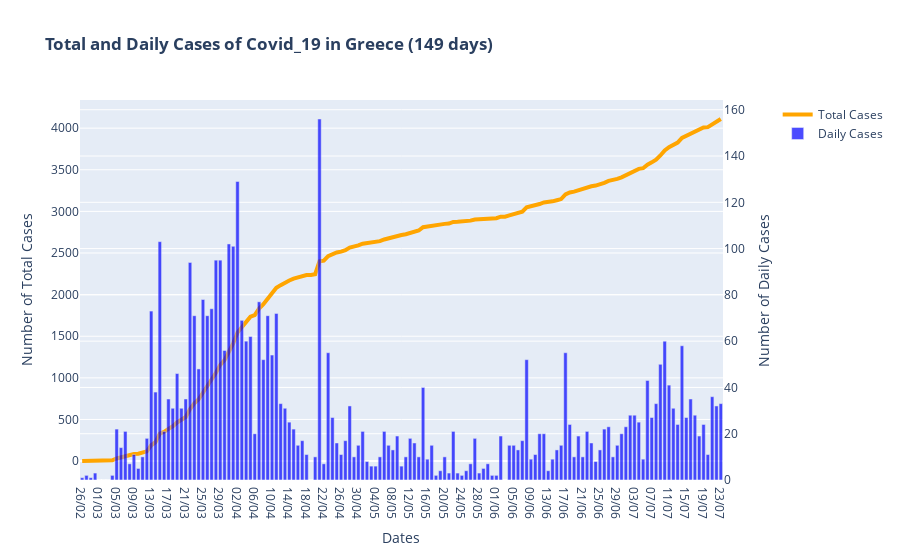

Here is the notebook cell this chart was saved with:
### Code cell
# Figure with secondary y-axis
fig = make_subplots(specs=[[{"secondary_y": True}]])

# Traces - Bars and line
fig.add_trace(
    go.Scatter(x=df.index, y=df['Total Cases'], name='Total Cases', line_width=4, line_color='orange'),
    secondary_y=False,
)

fig.add_trace(
    go.Bar(x=df.index, y=df['Daily Cases'], name='Daily Cases', marker_color='blue', opacity = 0.7),
    secondary_y=True,
)

# Figure Title
fig.update_layout(
    title_text='<b>Total and Daily Cases of Covid_19 in Greece ('+str(len(df['Total Cases']))+' days)</b>'
)

# x-axis and y-axes titles
fig.update_xaxes(title_text='Dates')
fig.update_yaxes(title_text='Number of Total Cases', secondary_y=False)
fig.update_yaxes(title_text='Number of Daily Cases', secondary_y=True)

fig.update_layout(hovermode='x unified')

fig.show()

### Figure 1 — Plotly figure (JSON) as saved in the notebook; plotly's stock layout.template omitted (floating-point values rounded to 4 significant figures; data arrays with more than 128 entries replaced by an {"elided": "..."} marker saying what was removed)
{"data": [{"line": {"color": "orange", "width": 4}, "name": "Total Cases", "type": "scatter", "x": {"elided": "149 str values"}, "xaxis": "x", "y": {"elided": "149 int values"}, "yaxis": "y"}, {"marker": {"color": "blue"}, "name": "Daily Cases", "opacity": 0.7, "type": "bar", "x": {"elided": "149 str values"}, "xaxis": "x", "y": {"elided": "149 int values"}, "yaxis": "y2"}], "layout": {"hovermode": "x unified", "title": {"text": "<b>Total and Daily Cases of Covid_19 in Greece (149 days)</b>"}, "xaxis": {"anchor": "y", "domain": [0, 0.94], "title": {"text": "Dates"}}, "yaxis": {"anchor": "x", "domain": [0, 1], "title": {"text": "Number of Total Cases"}}, "yaxis2": {"anchor": "x", "overlaying": "y", "side": "right", "title": {"text": "Number of Daily Cases"}}}}
